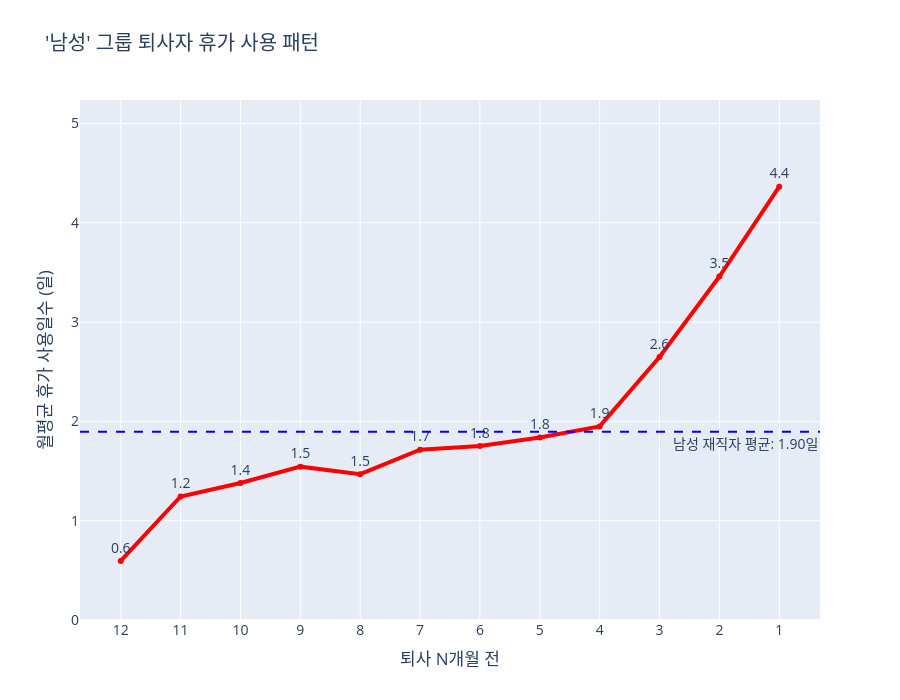

The notebook cell this image was saved under:
### Code cell
# 2. 필요한 모듈 임포트
import pandas as pd
import plotly.graph_objects as go
import plotly.io as pio
from IPython.display import display

from services.data_preparer import prepare_proposal_19_data
from services.proposal_views.proposal_19_view import create_figure_and_df

# --- 테스트 실행 ---

# 1. app.py의 역할 (1): 데이터 준비 함수를 호출하여 필요한 데이터를 미리 로드합니다.
print("Step 1: `data_preparer`를 통해 분석용 데이터와 순서 정보를 준비합니다...")
filtering = '남성' # prepare_proposal_19_data() 함수에 삽입
# 글로벌 필터는 모두 기본값('전체')으로 호출
data_bundle = prepare_proposal_19_data() 
order_map = data_bundle.get("order_map", {})
print(" -> 데이터 준비 완료!")


# 2. app.py의 역할 (2): 사용자가 Streamlit 위젯을 통해 필터를 선택했다고 가정합니다.

# 2-1. app.py에 있을 차원 설정(Dimension Config) 정의
DIMENSION_CONFIG = {
    '부서별': {'type': 'hierarchical', 'top': 'DIVISION_NAME', 'sub': 'OFFICE_NAME'},
    '직무별': {'type': 'hierarchical', 'top': 'JOB_L1_NAME', 'sub': 'JOB_L2_NAME'},
    '직위직급별': {'type': 'flat', 'col': 'POSITION_NAME'},
    '성별': {'type': 'flat', 'col': 'GENDER'},
    '연령별': {'type': 'flat', 'col': 'AGE_BIN'},
    '경력연차별': {'type': 'flat', 'col': 'CAREER_BIN'},
    '연봉구간별': {'type': 'flat', 'col': 'SALARY_BIN'},
    '지역별': {'type': 'flat', 'col': 'REGION_CATEGORY'},
    '계약별': {'type': 'flat', 'col': 'CONT_CATEGORY'}
}

# 2-2. 사용자 선택 시뮬레이션
# ----- 테스트하고 싶은 값으로 변경 -----
selected_dimension_ui = '성별'
# 이 뷰는 드릴다운 기능이 없으므로, drilldown_selection은 항상 '전체' 입니다.
drilldown_selection = '남성'
# -----------------------------------

print(f"Step 2: 사용자가 '{selected_dimension_ui}' 차원을 선택했습니다.")


# 3. app.py의 역할 (3): view 함수에 준비된 모든 데이터와 필터 값을 전달하여 결과물 생성
print("Step 3: `view` 모듈을 호출하여 그래프와 요약 테이블을 생성합니다...")
if data_bundle.get("leavers_df") is not None and not data_bundle["leavers_df"].empty:
    fig, aggregate_df = create_figure_and_df(
        data_bundle=data_bundle, 
        dimension_ui_name=selected_dimension_ui, 
        drilldown_selection=drilldown_selection,
        dimension_config=DIMENSION_CONFIG,
        order_map=order_map
    )
    print(" -> 생성 완료!")
else:
    print(" -> 분석할 데이터가 없어 빈 결과물을 생성합니다.")
    fig, aggregate_df = go.Figure(), pd.DataFrame()


# --- 결과 확인 ---

# 4. ipynb에서 생성된 그래프를 확인합니다.
print("\n--- [결과 1] 생성된 Plotly 그래프 ---")
# pio.renderers.default = 'vscode' 
fig.show()

# 5. ipynb에서 생성된 요약 테이블(aggregate_df)을 확인합니다.
print(f"\n--- [결과 2] '{selected_dimension_ui}' 기준 생성된 요약 테이블 ---")
display(aggregate_df)

### Figure 1 — Plotly figure (JSON) as saved in the notebook; plotly's stock layout.template omitted (floating-point values rounded to 4 significant figures)
{"data": [{"line": {"color": "red", "width": 4}, "mode": "lines+markers+text", "name": "남성 (퇴사자)", "text": [4.4, 3.5, 2.6, 1.9, 1.8, 1.8, 1.7, 1.5, 1.5, 1.4, 1.2, 0.6], "textposition": "top center", "type": "scatter", "x": [1, 2, 3, 4, 5, 6, 7, 8, 9, 10, 11, 12], "y": [4.364, 3.459, 2.649, 1.949, 1.839, 1.753, 1.715, 1.468, 1.544, 1.38, 1.244, 0.5949]}], "layout": {"annotations": [{"showarrow": false, "text": "남성 재직자 평균: 1.90일", "x": 1, "xanchor": "right", "xref": "x domain", "y": 1.895, "yanchor": "top", "yref": "y"}], "font": {"size": 14}, "height": 700, "legend": {"title": {"text": "범례"}}, "shapes": [{"line": {"color": "blue", "dash": "dash", "width": 2}, "name": "남성 (재직자 평균)", "type": "line", "x0": 0, "x1": 1, "xref": "x domain", "y0": 1.895, "y1": 1.895, "yref": "y"}], "title": {"text": "'남성' 그룹 퇴사자 휴가 사용 패턴"}, "xaxis": {"autorange": "reversed", "dtick": 1, "tick0": 1, "tickmode": "linear", "title": {"text": "퇴사 N개월 전"}}, "yaxis": {"range": [0, 5.237], "title": {"text": "월평균 휴가 사용일수 (일)"}}}}
